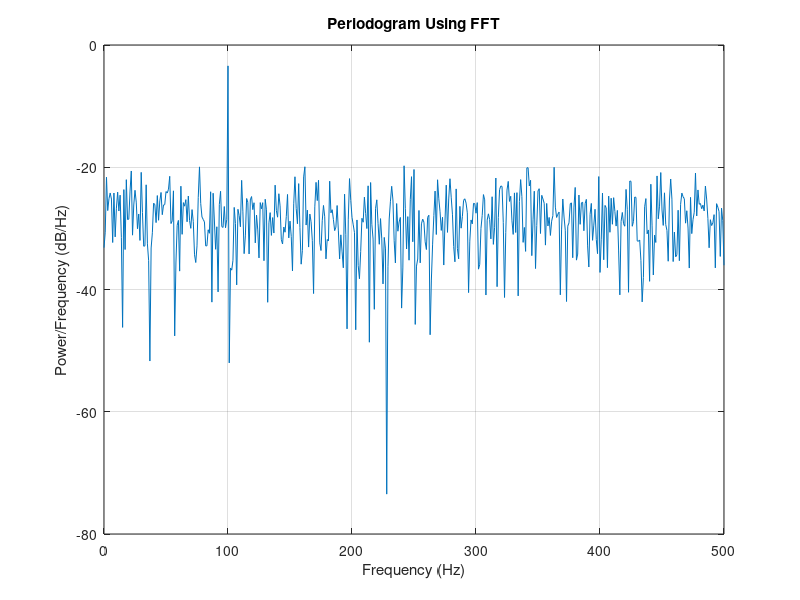

Reproduce this figure in MATLAB.

% From https://www.mathworks.com/help/signal/ug/power-spectral-density-estimates-using-fft.html

rng default
Fs = 1000;
t = 0:1/Fs:1-1/Fs;
x = cos(2*pi*100*t) + randn(size(t));


N = length(x);
xdft = fft(x);
xdft = xdft(1:N/2+1);
psdx = (1/(Fs*N)) * abs(xdft).^2;
psdx(2:end-1) = 2*psdx(2:end-1);
freq = 0:Fs/length(x):Fs/2;

plot(freq,10*log10(psdx))
grid on
title('Periodogram Using FFT')
xlabel('Frequency (Hz)')
ylabel('Power/Frequency (dB/Hz)')